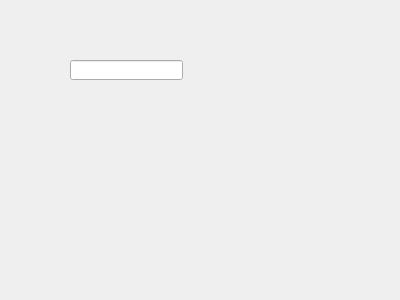
<?xml version="1.0" encoding="UTF-8"?>
<ui version="4.0">
 <class>Ventana_auxiliar</class>
 <widget class="QDialog" name="Ventana_auxiliar">
  <property name="geometry">
   <rect>
    <x>0</x>
    <y>0</y>
    <width>400</width>
    <height>300</height>
   </rect>
  </property>
  <property name="windowTitle">
   <string>Dialog</string>
  </property>
  <widget class="QLineEdit" name="lineEdit">
   <property name="geometry">
    <rect>
     <x>70</x>
     <y>60</y>
     <width>113</width>
     <height>20</height>
    </rect>
   </property>
  </widget>
 </widget>
 <resources/>
 <connections/>
</ui>
